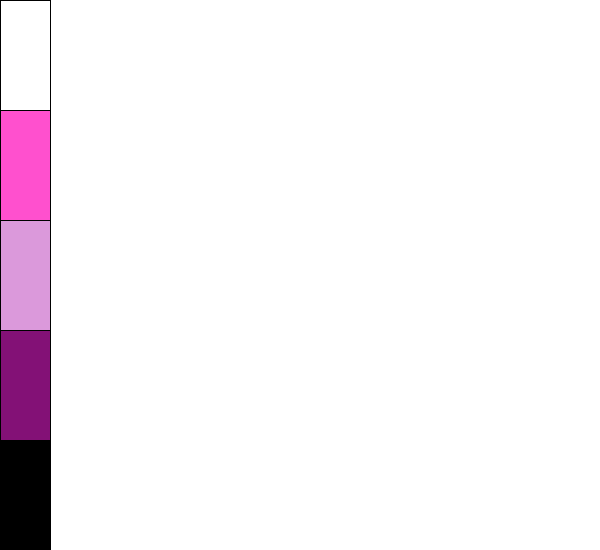
Frame 1 (no input)
Frame 60 (the mouse pressed at the canvas centre just before this capture): identical to frame 1, image omitted
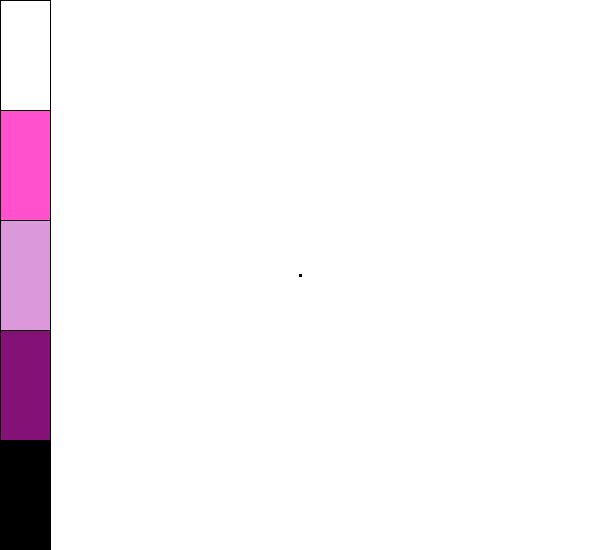
Frame 120 (the mouse held since frame 60 and released just before this capture)

The Processing sketch that drew these frames (run headless with seeded random() and noise(); from frame 60 on, the mouse is pressed at the canvas centre):

// Processing sketch: processing_126613
// ── processing_126613.pde

color c;

void setup(){
  c = color(0);
  size(600,550);
  background(255);
  fill(255);//bianco
  rect(0,0,50,height/5);
  
  fill(255,80,206);//rosa
  rect(0,height/5,50,height/5);
  
  fill(219,153,219);//lilla
  rect(0,height/5*2,50,height/5);
  
  fill(131,17,118);//prugna
  rect(0,height/5*3,50,height/5);
  
  fill(0);//nero
  rect(0,height/5*4,50,height/5);
  
  strokeWeight(3);
}

void draw() {
  
  if(mousePressed && mouseX < 50 && mouseY < height/5){
      c = color(255);//pulsante bianco
      strokeWeight(10);
  }
  else if(mousePressed && mouseX < 50 && mouseY < height/5*2){
      c = color(255,80,206); //pulsante rosa
        strokeWeight(3);
  }
  else if(mousePressed && mouseX < 50 && mouseY < height/5*3){
      c = color(219,153,219); //pulsante lilla
        strokeWeight(3);
      
  }
  else if(mousePressed && mouseX < 50 && mouseY < height/5*4){
      c = color(131,17,118); //pulsante prugna
        strokeWeight(3);
  }    
  
  else if(mousePressed && mouseX < 50 && mouseY < height/5*5){
      c = color(0); //pulsante nero
        strokeWeight(3);
  }     
  else if(mousePressed && mouseX > 50 && pmouseX > 50){
      stroke(c);
      line(mouseX,mouseY,pmouseX,pmouseY);    
  }
  
}
